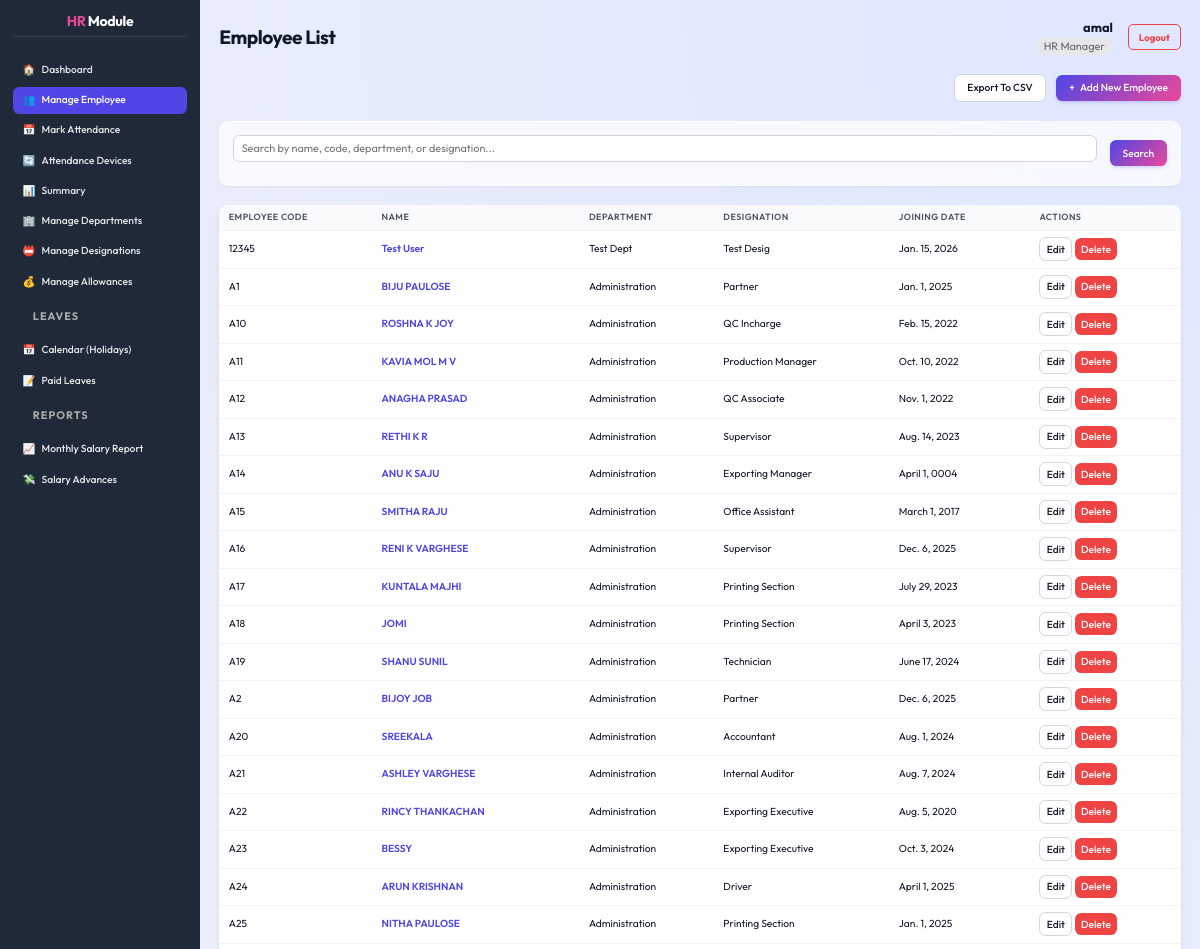
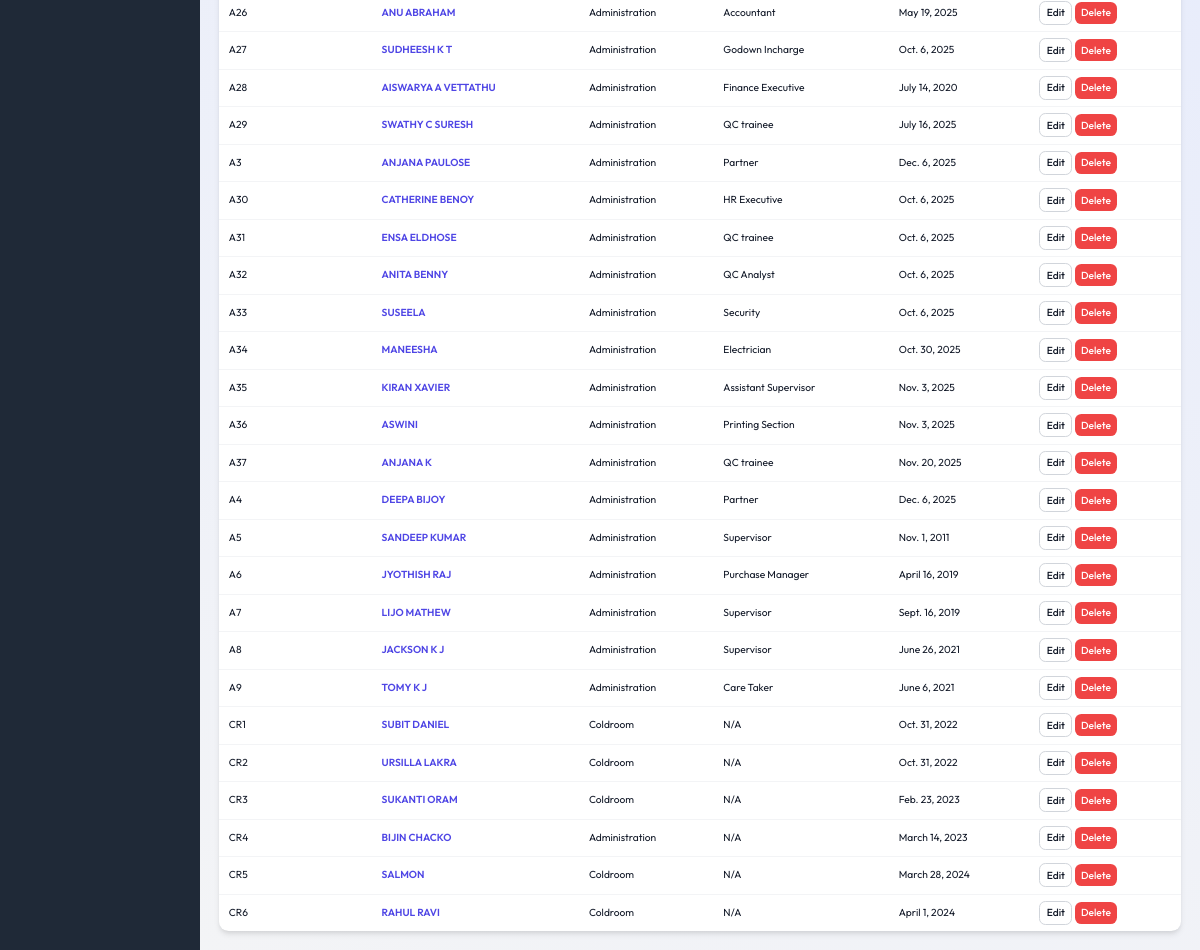
The page /employees/ (signed in) on the database its author committed (2 pictures, top to bottom).
### core/models.py (models this page shows, shortened)
class Employee(models.Model):
    user = models.OneToOneField(User, on_delete=models.SET_NULL, null=True, blank=True, related_name='employee_profile')
    GENDER_CHOICES = [
        ('M', 'Male'),
        ('F', 'Female'),
        ('O', 'Other'),
    ]
    EMPLOYMENT_TYPE_CHOICES = [
        ('Permanent', 'Permanent'),
        ('Trainee', 'Trainee'),
        ('Contract', 'Contract'),
        ('Daily Wages', 'Daily Wages'),
        ('Internship', 'Internship'),
        ('Part-Time', 'Part-Time'),
        ('Full-Time', 'Full-Time'),
    ]
    employee_code = models.CharField(max_length=20, unique=True, default=0)
    full_name = models.CharField(max_length=255, default='')
    address = models.TextField(default='')
    date_of_birth = models.DateField(null=True, blank=True, default=None)
    contact_number = models.CharField(max_length=15, default='')
    aadhar_number = models.CharField(max_length=12, default='')
    sex = models.CharField(max_length=1, choices=GENDER_CHOICES, null=True, blank=True, default=None)
    nationality = models.CharField(max_length=50, default='')
    state = models.CharField(max_length=50, default='')
    joining_date = models.DateField(default=datetime.date.today)
    department = models.ForeignKey(Department, on_delete=models.SET_NULL, null=True, blank=True)
    designation = models.ForeignKey(Designation, on_delete=models.SET_NULL, null=True, blank=True)
    previous_experience = models.TextField(default='')
    employment_type = models.CharField(max_length=20, choices=EMPLOYMENT_TYPE_CHOICES, default='Permanent')
    basic_salary = models.DecimalField(max_digits=10, decimal_places=2, default=0.00)
    allowances = models.ManyToManyField(Allowance, through='EmployeeAllowance', blank=True)
    pf_number = models.CharField(max_length=50, blank=True, null=True)
    esi_number = models.CharField(max_length=50, blank=True, null=True)

class Department(models.Model):
    name = models.CharField(max_length=100, unique=True)

class Designation(models.Model):
    name = models.CharField(max_length=100, unique=True)

### core/views.py (the view, shortened to what this page needs)
# urls.py: path('employees/', views.employee_list, name='employee_list'),
@hr_required
def employee_list(request):
    employees = Employee.objects.all()
    search_query = request.GET.get('search', '')
    filter_type = request.GET.get('filter')
    sort_by = request.GET.get('sort', 'employee_code')  # Default sort
    order = request.GET.get('order', 'asc')
    sort_map = {
        'code': 'employee_code',
        'name': 'full_name',
        'department': 'department__name',
        'designation': 'designation__name',
        'date': 'joining_date'
    }
    model_field = sort_map.get(sort_by, 'employee_code')
    if order == 'desc':
        model_field = '-' + model_field
    employees = employees.order_by(model_field)
    return render(request, 'core/employee_list.html', {
        'employees': employees,
        'search_query': search_query,
        'current_sort': sort_by,
        'current_order': order
    })

### core/templates/core/employee_list.html (shortened to what this page needs)
{% extends 'core/dashboard_base.html' %}
{% load static %}
{% block page_title %}Employee List{% endblock %}
{% block dashboard_content %}
<div class="main-content-header" style="justify-content: flex-end; gap: 10px;">
    <a href="{% url 'export_employees_csv' %}" class="btn btn-secondary">Export to CSV</a>
    <a href="{% url 'employee_add' %}" class="btn btn-primary"><span>+</span> Add New Employee</a>
</div>
<div class="card" style="margin-bottom: 1.5rem;">
    <form method="get" style="display: flex; gap: 1rem; align-items: center;">
        <div style="flex: 1;">
            <input type="text" name="search" id="search"
                placeholder="Search by name, code, department, or designation..." value="{{ search_query }}"
                style="width: 100%;">
        </div>
        <div style="display: flex; gap: 0.5rem;">
            <button type="submit" class="btn btn-primary">Search</button>
        </div>
    </form>
</div>
<table class="data-table">
    <thead>
        <tr>
            <th>
                <a href="?sort=code&order={% if current_sort == 'code' and current_order == 'asc' %}desc{% else %}asc{% endif %}{% if search_query %}&search={{ search_query }}{% endif %}"
                    style="color: inherit; text-decoration: none; display: flex; align-items: center; gap: 5px;">
                    Employee Code
                </a>
            </th>
            <th>
                <a href="?sort=name&order={% if current_sort == 'name' and current_order == 'asc' %}desc{% else %}asc{% endif %}{% if search_query %}&search={{ search_query }}{% endif %}"
                    style="color: inherit; text-decoration: none; display: flex; align-items: center; gap: 5px;">
                    Name
                </a>
            </th>
            <th>
                <a href="?sort=department&order={% if current_sort == 'department' and current_order == 'asc' %}desc{% else %}asc{% endif %}{% if search_query %}&search={{ search_query }}{% endif %}"
                    style="color: inherit; text-decoration: none; display: flex; align-items: center; gap: 5px;">
                    Department
                </a>
            </th>
            <th>
                <a href="?sort=designation&order={% if current_sort == 'designation' and current_order == 'asc' %}desc{% else %}asc{% endif %}{% if search_query %}&search={{ search_query }}{% endif %}"
                    style="color: inherit; text-decoration: none; display: flex; align-items: center; gap: 5px;">
                    Designation
                </a>
            </th>
            <th>
                <a href="?sort=date&order={% if current_sort == 'date' and current_order == 'asc' %}desc{% else %}asc{% endif %}{% if search_query %}&search={{ search_query }}{% endif %}"
                    style="color: inherit; text-decoration: none; display: flex; align-items: center; gap: 5px;">
                    Joining Date
                </a>
            </th>
            <th>Actions</th>
        </tr>
    </thead>
    <tbody>
        {% for employee in employees %}
        <tr>
            <td>{{ employee.employee_code }}</td>
            <td><a href="{% url 'employee_detail' employee.id %}" style="font-weight: 600;">{{ employee.full_name }}</a>
            </td>
            <td>{{ employee.department.name|default:"N/A" }}</td>
            <td>{{ employee.designation.name|default:"N/A" }}</td>
            <td>{{ employee.joining_date }}</td>
            <td class="actions">
                <a href="{% url 'employee_edit' employee.id %}" class="btn btn-secondary btn-sm"
                    style="padding: 0.25rem 0.5rem; font-size: 0.8rem;">Edit</a>
                <a href="{% url 'employee_delete' employee.id %}" class="btn btn-danger btn-sm"
                    style="padding: 0.25rem 0.5rem; font-size: 0.8rem;">Delete</a>
            </td>
        </tr>
        {% empty %}
        <tr>
            <td colspan="6">No employees found.</td>
        </tr>
        {% endfor %}
    </tbody>
</table>
{% endblock %}

### core/templates/core/dashboard_base.html (shortened to what this page needs)
{% extends 'core/base.html' %}
{% load static %}
{% block content %}
<div class="dashboard-layout">
    <div class="sidebar">
        <h2><span style="color: var(--secondary-color);">HR</span> Module</h2>
        <ul>
            <li><a href="{% url 'dashboard' %}"
                    class="{% if request.resolver_match.url_name == 'dashboard' %}active{% endif %}">
                    <span>🏠</span> Dashboard
                </a></li>
            <li><a href="{% url 'employee_list' %}"
                    class="{% if request.resolver_match.url_name == 'employee_list' %}active{% endif %}">
                    <span>👥</span> Manage Employee
                </a></li>
            <li><a href="{% url 'attendance_mark' %}"
                    class="{% if request.resolver_match.url_name == 'attendance_mark' %}active{% endif %}">
                    <span>📅</span> Mark Attendance
                </a></li>
            <li><a href="{% url 'device_list' %}"
                    class="{% if request.resolver_match.url_name == 'device_list' %}active{% endif %}">
                    <span>🔄</span> Attendance Devices
                </a></li>
            <li><a href="{% url 'summary' %}"
                    class="{% if request.resolver_match.url_name == 'summary' %}active{% endif %}">
                    <span>📊</span> Summary
                </a></li>
            <li><a href="{% url 'department_list' %}"
                    class="{% if request.resolver_match.url_name == 'department_list' %}active{% endif %}">
                    <span>🏢</span> Manage Departments
                </a></li>
            <li><a href="{% url 'designation_list' %}"
                    class="{% if request.resolver_match.url_name == 'designation_list' %}active{% endif %}">
                    <span>📛</span> Manage Designations
                </a></li>
            <li><a href="{% url 'allowance_list' %}"
                    class="{% if request.resolver_match.url_name == 'allowance_list' %}active{% endif %}">
                    <span>💰</span> Manage Allowances
                </a></li>
            <li>
                <div
                    style="padding: 10px 20px; font-size: 0.85em; color: #aaa; text-transform: uppercase; font-weight: bold; letter-spacing: 1px;">
                    Leaves</div>
            </li>
            <li><a href="{% url 'leave_calendar' %}"
                    class="{% if request.resolver_match.url_name == 'leave_calendar' %}active{% endif %}">
                    <span>📅</span> Calendar (Holidays)
                </a></li>
            <li><a href="{% url 'leave_list' %}"
                    class="{% if request.resolver_match.url_name == 'leave_list' %}active{% endif %}">
                    <span>📝</span> Paid Leaves
                </a></li>
            <li>
                <div
                    style="padding: 10px 20px; font-size: 0.85em; color: #aaa; text-transform: uppercase; font-weight: bold; letter-spacing: 1px;">
                    Reports</div>
            </li>
            <li><a href="{% url 'monthly_salary_report' %}"
                    class="{% if request.resolver_match.url_name == 'monthly_salary_report' %}active{% endif %}">
                    <span>📈</span> Monthly Salary Report
                </a></li>
            <li><a href="{% url 'salary_advance_list' %}"
                    class="{% if request.resolver_match.url_name == 'salary_advance_list' %}active{% endif %}">
                    <span>💸</span> Salary Advances
                </a></li>
    </div>
    <div class="main-content">
        <div class="main-content-header" style="justify-content: space-between; display: flex; align-items: center;">
            <h1 style="margin: 0;">{% block page_title %}{% endblock %}</h1>
            <div class="user-info" style="display: flex; align-items: center; gap: 15px;">
                <div style="text-align: right;">
                    <span style="display: block; font-weight: bold;">{{ user.username }}</span>
                    <span
                        style="font-size: 0.85em; color: #666; background: #e5e7eb; padding: 2px 8px; border-radius: 12px;">
                        {% if user.is_superuser %}Super Admin
                        {% elif user.hrprofile.role == 0 %}Administrator
                        {% elif user.hrprofile.role == 1 %}HR Manager
                        {% elif user.hrprofile.role == 2 %}Employee
                        {% else %}User
                        {% endif %}
                    </span>
                </div>
                <a href="{% url 'logout' %}" class="btn btn-sm btn-outline-danger"
                    style="text-decoration: none; padding: 5px 10px; border: 1px solid #ef4444; color: #ef4444; border-radius: 5px; font-weight: bold;">Logout</a>
            </div>
        </div>
        {% block dashboard_content %}{% endblock %}
    </div>
</div>
{% endblock %}

### core/static/core/style.css (style rules this page uses)
:root { --primary-color: #4f46e5; --primary-hover: #4338ca; --secondary-color: #ec4899; --background-color: #f3f4f6; --sidebar-bg: #1f2937; --text-color: #111827; --text-light: #9ca3af; --white: #ffffff; --glass-bg: rgba(255, 255, 255, 0.7); --glass-border: rgba(255, 255, 255, 0.5); --shadow-sm: 0 1px 2px 0 rgba(0, 0, 0, 0.05); --shadow-md: 0 4px 6px -1px rgba(0, 0, 0, 0.1), 0 2px 4px -1px rgba(0, 0, 0, 0.06); --shadow-lg: 0 10px 15px -3px rgba(0, 0, 0, 0.1), 0 4px 6px -2px rgba(0, 0, 0, 0.05); --radius-md: 0.5rem; --radius-lg: 0.75rem; --font-family: 'Outfit', sans-serif; }
html { font-size: 80%; }
* { box-sizing: border-box; }
body { font-family: var(--font-family); margin: 0; background-color: var(--background-color); color: var(--text-color); line-height: 1.4; overflow-x: hidden; font-size: 1rem; }
h1, h2, h3, h4, h5, h6 { color: var(--text-color); margin-bottom: 0.75rem; font-weight: 700; letter-spacing: -0.025em; }
h1 { font-size: 1.5rem; }
h2 { font-size: 1.25rem; }
a { color: var(--primary-color); text-decoration: none; transition: all 0.2s ease; }
.card, .form-container { background: var(--glass-bg); backdrop-filter: blur(12px); -webkit-backdrop-filter: blur(12px); border: 1px solid var(--glass-border); border-radius: var(--radius-lg); box-shadow: var(--shadow-sm); padding: 1rem; margin-bottom: 1rem; }
.btn { display: inline-flex; align-items: center; justify-content: center; padding: 0.4rem 1rem; border-radius: var(--radius-md); font-weight: 500; font-size: 0.8rem; cursor: pointer; transition: all 0.2s ease; border: none; gap: 0.4rem; text-transform: capitalize; }
.btn-primary, input[type="submit"] { background: linear-gradient(135deg, var(--primary-color), var(--secondary-color)); color: var(--white); box-shadow: 0 2px 4px -1px rgba(79, 70, 229, 0.3); }
.btn-secondary { background-color: var(--white); color: var(--text-color); border: 1px solid #d1d5db; }
.btn-danger { background-color: #ef4444; color: var(--white); }
.btn-sm { padding: 0.25rem 0.5rem; font-size: 0.75rem; }
form { width: 100%; }
input[type="text"], input[type="email"], input[type="password"], input[type="number"], input[type="date"], input[type="time"], select, textarea { width: 100%; padding: 0.4rem 0.6rem; border: 1px solid #d1d5db; border-radius: var(--radius-md); font-size: 0.85rem; background-color: rgba(255, 255, 255, 0.8); transition: all 0.2s ease; font-family: var(--font-family); margin-bottom: 0.75rem; height: auto; }
.dashboard-layout { display: flex; min-height: 100vh; }
.sidebar { width: 200px; background-color: var(--sidebar-bg); color: var(--white); padding: 1rem; display: flex; flex-direction: column; position: fixed; height: 100vh; box-shadow: var(--shadow-xl); z-index: 50; }
.sidebar h2 { color: var(--white); font-size: 1.1rem; text-align: center; margin-bottom: 1.5rem; padding-bottom: 0.5rem; border-bottom: 1px solid rgba(255, 255, 255, 0.1); }
.sidebar ul { list-style: none; padding: 0; margin: 0; flex-grow: 1; }
.sidebar li { margin-bottom: 0.25rem; }
.sidebar a { color: #e5e7eb; padding: 0.5rem 0.75rem; border-radius: var(--radius-md); display: flex; align-items: center; gap: 0.5rem; font-weight: 500; font-size: 0.8rem; }
.sidebar a:hover, .sidebar a.active { background-color: var(--primary-color); color: var(--white); }
.main-content { flex: 1; margin-left: 200px; padding: 1.5rem; background: radial-gradient(circle at top right, #e0e7ff, #f3f4f6); min-height: 100vh; }
.main-content-header { display: flex; justify-content: space-between; align-items: center; margin-bottom: 1.5rem; }
.data-table { width: 100%; border-collapse: separate; border-spacing: 0; background: var(--white); border-radius: var(--radius-lg); overflow: hidden; box-shadow: var(--shadow-md); margin-top: 1rem; }
.data-table th, .data-table td { padding: 0.5rem 0.75rem; text-align: left; border-bottom: 1px solid #f3f4f6; font-size: 0.8rem; }
.data-table th { background-color: #f9fafb; color: #4b5563; font-weight: 600; text-transform: uppercase; font-size: 0.7rem; letter-spacing: 0.05em; }
.data-table tr:last-child td { border-bottom: none; }

### core/templates/core/dashboard_base.html (style rules this page uses)
.dashboard-layout { display: flex; height: 100vh; overflow: hidden; }
.sidebar { height: 100%; overflow-y: auto; flex-shrink: 0; padding-bottom: 20px; }
.main-content { height: 100%; overflow-y: auto; flex-grow: 1; width: 100%; }

### rows shown on the page
Employee: employee_code "12345", full_name "Test User", department.name "Test Dept", designation.name "Test Desig", joining_date "Jan. 15, 2026"
Employee: employee_code "A1", full_name "BIJU PAULOSE", department.name "Administration", designation.name "Partner", joining_date "Jan. 1, 2025"
Employee: employee_code "A10", full_name "ROSHNA K JOY", department.name "Administration", designation.name "QC Incharge", joining_date "Feb. 15, 2022"
Employee: employee_code "A11", full_name "KAVIA MOL M V", department.name "Administration", designation.name "Production Manager", joining_date "Oct. 10, 2022"
Employee: employee_code "A12", full_name "ANAGHA PRASAD", department.name "Administration", designation.name "QC Associate", joining_date "Nov. 1, 2022"
Employee: employee_code "A13", full_name "RETHI K R", department.name "Administration", designation.name "Supervisor", joining_date "Aug. 14, 2023"
Employee: employee_code "A14", full_name "ANU K SAJU", department.name "Administration", designation.name "Exporting Manager", joining_date "April 1, 0004"
Employee: employee_code "A15", full_name "SMITHA RAJU", department.name "Administration", designation.name "Office Assistant", joining_date "March 1, 2017"
Employee: employee_code "A16", full_name "RENI K VARGHESE", department.name "Administration", designation.name "Supervisor", joining_date "Dec. 6, 2025"
Employee: employee_code "A17", full_name "KUNTALA MAJHI", department.name "Administration", designation.name "Printing Section", joining_date "July 29, 2023"
Employee: employee_code "A18", full_name "JOMI", department.name "Administration", designation.name "Printing Section", joining_date "April 3, 2023"
Employee: employee_code "A19", full_name "SHANU SUNIL", department.name "Administration", designation.name "Technician", joining_date "June 17, 2024"
Employee: employee_code "A2", full_name "BIJOY JOB", department.name "Administration", designation.name "Partner", joining_date "Dec. 6, 2025"
Employee: employee_code "A20", full_name "SREEKALA", department.name "Administration", designation.name "Accountant", joining_date "Aug. 1, 2024"
Employee: employee_code "A21", full_name "ASHLEY VARGHESE", department.name "Administration", designation.name "Internal Auditor", joining_date "Aug. 7, 2024"
Employee: employee_code "A22", full_name "RINCY THANKACHAN", department.name "Administration", designation.name "Exporting Executive", joining_date "Aug. 5, 2020"
Employee: employee_code "A23", full_name "BESSY", department.name "Administration", designation.name "Exporting Executive", joining_date "Oct. 3, 2024"
Employee: employee_code "A24", full_name "ARUN KRISHNAN", department.name "Administration", designation.name "Driver", joining_date "April 1, 2025"
Employee: employee_code "A25", full_name "NITHA PAULOSE", department.name "Administration", designation.name "Printing Section", joining_date "Jan. 1, 2025"
Employee: employee_code "A26", full_name "ANU ABRAHAM", department.name "Administration", designation.name "Accountant", joining_date "May 19, 2025"
Employee: employee_code "A27", full_name "SUDHEESH K T", department.name "Administration", designation.name "Godown Incharge", joining_date "Oct. 6, 2025"
Employee: employee_code "A28", full_name "AISWARYA A VETTATHU", department.name "Administration", designation.name "Finance Executive", joining_date "July 14, 2020"
Employee: employee_code "A29", full_name "SWATHY C SURESH", department.name "Administration", designation.name "QC trainee", joining_date "July 16, 2025"
Employee: employee_code "A3", full_name "ANJANA PAULOSE", department.name "Administration", designation.name "Partner", joining_date "Dec. 6, 2025"
Employee: employee_code "A30", full_name "CATHERINE BENOY", department.name "Administration", designation.name "HR Executive", joining_date "Oct. 6, 2025"
Employee: employee_code "A31", full_name "ENSA ELDHOSE", department.name "Administration", designation.name "QC trainee", joining_date "Oct. 6, 2025"
Employee: employee_code "A32", full_name "ANITA BENNY", department.name "Administration", designation.name "QC Analyst", joining_date "Oct. 6, 2025"
Employee: employee_code "A33", full_name "SUSEELA", department.name "Administration", designation.name "Security", joining_date "Oct. 6, 2025"
Employee: employee_code "A34", full_name "MANEESHA", department.name "Administration", designation.name "Electrician", joining_date "Oct. 30, 2025"
Employee: employee_code "A35", full_name "KIRAN XAVIER", department.name "Administration", designation.name "Assistant Supervisor", joining_date "Nov. 3, 2025"
Employee: employee_code "A36", full_name "ASWINI", department.name "Administration", designation.name "Printing Section", joining_date "Nov. 3, 2025"
Employee: employee_code "A37", full_name "ANJANA K", department.name "Administration", designation.name "QC trainee", joining_date "Nov. 20, 2025"
Employee: employee_code "A4", full_name "DEEPA BIJOY", department.name "Administration", designation.name "Partner", joining_date "Dec. 6, 2025"
Employee: employee_code "A5", full_name "SANDEEP KUMAR", department.name "Administration", designation.name "Supervisor", joining_date "Nov. 1, 2011"
Employee: employee_code "A6", full_name "JYOTHISH RAJ", department.name "Administration", designation.name "Purchase Manager", joining_date "April 16, 2019"
Employee: employee_code "A7", full_name "LIJO MATHEW", department.name "Administration", designation.name "Supervisor", joining_date "Sept. 16, 2019"
Employee: employee_code "A8", full_name "JACKSON K J", department.name "Administration", designation.name "Supervisor", joining_date "June 26, 2021"
Employee: employee_code "A9", full_name "TOMY K J", department.name "Administration", designation.name "Care Taker", joining_date "June 6, 2021"
Employee: employee_code "CR1", full_name "SUBIT DANIEL", department.name "Coldroom", designation.name "N/A", joining_date "Oct. 31, 2022"
Employee: employee_code "CR2", full_name "URSILLA LAKRA", department.name "Coldroom", designation.name "N/A", joining_date "Oct. 31, 2022"
Employee: employee_code "CR3", full_name "SUKANTI ORAM", department.name "Coldroom", designation.name "N/A", joining_date "Feb. 23, 2023"
Employee: employee_code "CR4", full_name "BIJIN CHACKO", department.name "Administration", designation.name "N/A", joining_date "March 14, 2023"
Employee: employee_code "CR5", full_name "SALMON", department.name "Coldroom", designation.name "N/A", joining_date "March 28, 2024"
Employee: employee_code "CR6", full_name "RAHUL RAVI", department.name "Coldroom", designation.name "N/A", joining_date "April 1, 2024"

### other values the page prints
{{ user.username }} "amal"
